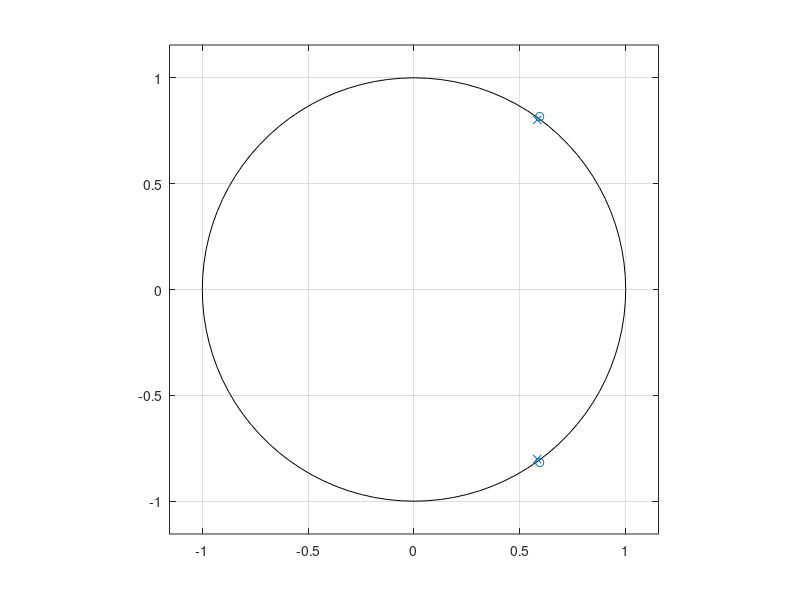
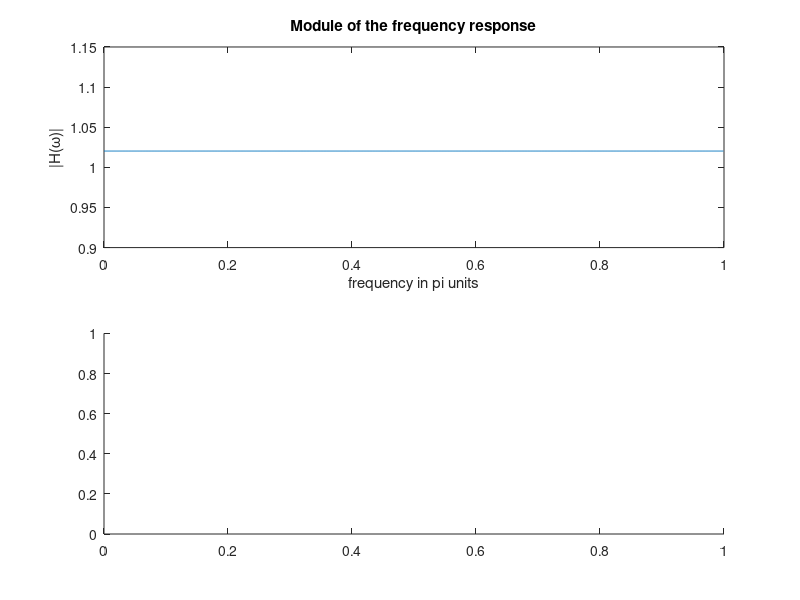

Source code (MATLAB) for these figures, in order: (Note: this script raises an error after producing the figures.)
clc
clear all
close all

% All pass filter with two complex pole in rho*exp(j*omega0) and
% rho*exp(-j*omega0)

rho = 0.99; 
omega0 = 0.3*pi;

p1 = rho*exp(j*omega0);
p2 = rho*exp(-j*omega0);

a = poly([ p1; p2]);  % denominator

z1=1/conj(p1);
z2=1/conj(p2);

b = poly([z1;z2]);
figure, zplane(b,a)

%frequency response
[H, w] = freqz(b,a,1024);

figure
subplot(2,1,1) 
plot(w/pi,abs(H)); 
title('Module of the frequency response'), 
xlabel('frequency in pi units'); ylabel('|H(\omega)|');

subplot( 2 , 1 , 2 ) 
plot(w/pi, phase(H)/pi )
title('Phase of the frequency response'), 
xlabel('frequency in pi units'); ylabel('\angle(H(\omega))');


% if is a allpass filter input and output must be the same
x = randn(10000, 1);
y = filter(b, a, x);
sum(x.^2)
sum(y.^2)
